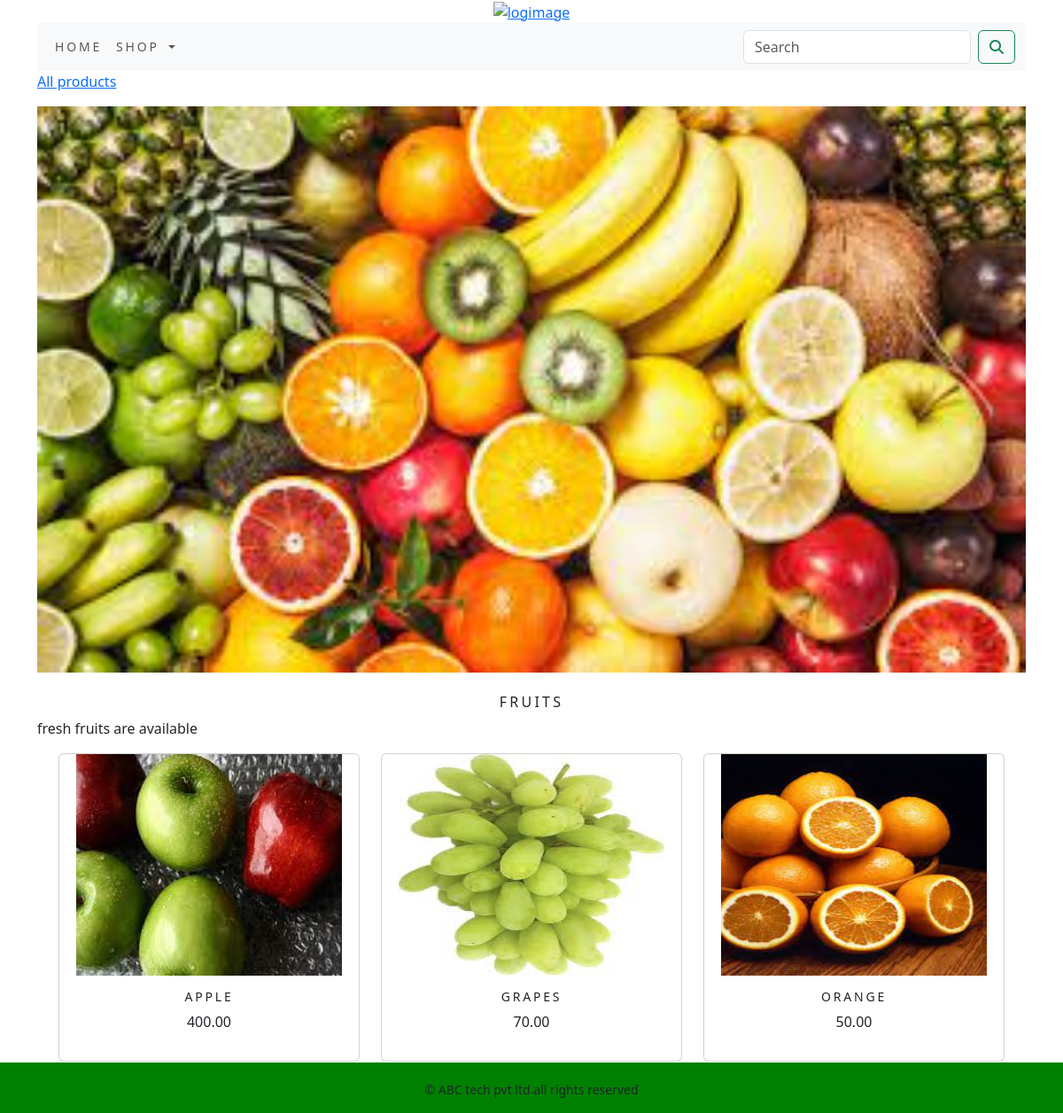
The app's page /shop/fruits/ with its own data.
### shop/models.py (models this page shows, shortened)
class Category(models.Model):
    name=models.CharField(max_length=250,unique=True)
    slug=models.SlugField(max_length=250,unique=True)
    description=models.TextField(blank=True)
    image=models.ImageField(upload_to='category',blank=True)
    class Meta:
        ordering=('name',)
        verbose_name='category'
        verbose_name_plural='categories'
    def get_url(self):
        return reverse('shop:product_by_category',args=[self.slug])

class Product(models.Model):
    name=models.CharField(max_length=250,unique=True)
    slug=models.SlugField(max_length=250,unique=True)
    description=models.TextField(blank=True)
    price=models.DecimalField(max_digits=10,decimal_places=2)
    category=models.ForeignKey(Category,on_delete=models.CASCADE)
    image = models.ImageField(upload_to='product', blank=True,)
    stock=models.IntegerField()
    available=models.BooleanField(default=True)
    created=models.DateTimeField(auto_now_add=True)
    updated=models.DateTimeField(auto_now=True)
    def get_url(self):
        return reverse('shop:prodCatDetail', args=[self.category.slug,self.slug])
    class Meta:
        ordering=('name',)
        verbose_name='product'
        verbose_name_plural='products'

### shop/views.py (the view)
# urls.py: path('',views.allProdCat,name='allProdCat'),
def allProdCat(request, c_slug=None):
    c_page = None
    products_list = None
    if c_slug != None:
        c_page = get_object_or_404(Category, slug=c_slug)
        products_list = Product.objects.all().filter(category=c_page, available=True)
    else:
        products_list = Product.objects.all().filter(available=True)
    paginator = Paginator(products_list,6)
    try:
        page = int(request.GET.get('page', '1'))
    except:
        page = 1
    try:
        products = paginator.page(page)
    except (EmptyPage, InvalidPage):
        products = paginator.page(paginator.num_pages)
    return render(request, "category.html", {'category': c_page, 'products': products})

### cart/context_processors.py (called while the page is built)
def counter(request):
    item_count=0
    if 'admin' in request.path:
        return {}
    else:
        try:
            cart=Cart.objects.filter(cart_id=_cart_id(request))
            cart_items=CartItem.objects.all().filter(cart=cart[:1])
            for cart_item in cart_items:
                item_count += cart_item.quantity
        except Cart.DoesNotExist:
            item_count=0
    return dict(item_count=item_count)

### cart/views.py (called while the page is built)
def  _cart_id(request):
    cart=request.session.session_key
    if not cart:
        cart=request.session.create()
    return cart

### shop/context_processors.py (called while the page is built)
def menu_links(request):
    links=Category.objects.all()
    return dict(links=links)

### templates/category.html (shortened to what this page needs)
{% extends 'base.html' %}
{% load static %}
{% block content %}
      {% if category %}
           <div >
               <div class="row row_my_class">
                   <div class="mx-auto">
                   <p><a href="{% url 'shop:allProdCat' %}">All products</a></p>
               </div>
                  </div>
           </div>
     {% endif %}
<div class="mx-auto">
    {% if category %}
    <img class="my_image" src="{{category.image.url}}" alt="{{category.name}}" height="100px">
</div>
<br>
<div>
    <h1 class="text-center my_title">{{category.name}}</h1>
    <p class="text-justify">{{category.description}}</p>
</div>
    {% endif %}
<div class="container">
    <div class="row mx-auto">
        {% for product in products.object_list %}
        <div class="my_bottom_margin col-9 col-sm-12 col-md-4 col-lg-4">
            <div class="card text-center" style="">
                <a href="{{product.get_url}}"><img class="card-image-top my_image" src="{{product.image.url}}" alt="{{product.name}}" style="width:300px;height:250px"></a>
                 <div class="card-body">
                     <h4>{{product.name}}</h4>
                     <p>{{product.price}}</p>
                 </div>
            </div>
        </div>
        {% endfor %}
    </div>
    <br>
</div>
{% endblock %}

### static/css/custom.css (style rules this page uses)
body { font-family: 'Roboto', sans-serif; }
.my_image { width:100%; height:auto; }
.my_title { font-size:16px; text-transform:uppercase; letter-spacing:.2em; }
.my_bottom_margin { margin-bottom:10px; }
.card-body h4 { font-size:14px; text-transform:uppercase; letter-spacing:.2em }

### records on screen
Category: image (picture), name "FRUITS", description "fresh fruits are available"
Product: image (picture), name "APPLE", price "400.00"
Product: image (picture), name "GRAPES", price "70.00"
Product: image (picture), name "ORANGE", price "50.00"
